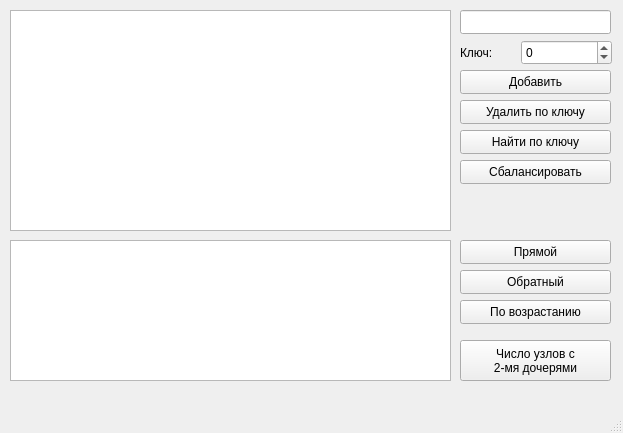
<?xml version="1.0" encoding="UTF-8"?>
<ui version="4.0">
 <class>MainWindow</class>
 <widget class="QMainWindow" name="MainWindow">
  <property name="geometry">
   <rect>
    <x>0</x>
    <y>0</y>
    <width>623</width>
    <height>433</height>
   </rect>
  </property>
  <property name="windowTitle">
   <string>MainWindow</string>
  </property>
  <widget class="QWidget" name="centralwidget">
   <widget class="QTreeView" name="treeView">
    <property name="geometry">
     <rect>
      <x>10</x>
      <y>10</y>
      <width>441</width>
      <height>221</height>
     </rect>
    </property>
   </widget>
   <widget class="QLineEdit" name="lineEdit">
    <property name="geometry">
     <rect>
      <x>460</x>
      <y>10</y>
      <width>151</width>
      <height>24</height>
     </rect>
    </property>
   </widget>
   <widget class="QSpinBox" name="spinBox">
    <property name="geometry">
     <rect>
      <x>521</x>
      <y>40</y>
      <width>91</width>
      <height>25</height>
     </rect>
    </property>
    <property name="minimum">
     <number>-999999999</number>
    </property>
    <property name="maximum">
     <number>999999999</number>
    </property>
   </widget>
   <widget class="QPushButton" name="pushButton_add">
    <property name="geometry">
     <rect>
      <x>460</x>
      <y>70</y>
      <width>151</width>
      <height>24</height>
     </rect>
    </property>
    <property name="text">
     <string>Добавить</string>
    </property>
   </widget>
   <widget class="QPushButton" name="pushButton_del">
    <property name="geometry">
     <rect>
      <x>460</x>
      <y>100</y>
      <width>151</width>
      <height>24</height>
     </rect>
    </property>
    <property name="text">
     <string>Удалить по ключу</string>
    </property>
   </widget>
   <widget class="QPushButton" name="pushButton_find">
    <property name="geometry">
     <rect>
      <x>460</x>
      <y>130</y>
      <width>151</width>
      <height>24</height>
     </rect>
    </property>
    <property name="text">
     <string>Найти по ключу</string>
    </property>
   </widget>
   <widget class="QPushButton" name="pushButton_InOrder">
    <property name="geometry">
     <rect>
      <x>460</x>
      <y>240</y>
      <width>151</width>
      <height>24</height>
     </rect>
    </property>
    <property name="text">
     <string>Прямой</string>
    </property>
   </widget>
   <widget class="QPushButton" name="pushButton_PreOrder">
    <property name="geometry">
     <rect>
      <x>460</x>
      <y>270</y>
      <width>151</width>
      <height>24</height>
     </rect>
    </property>
    <property name="text">
     <string>Обратный</string>
    </property>
   </widget>
   <widget class="QPushButton" name="pushButton_PostOrder">
    <property name="geometry">
     <rect>
      <x>460</x>
      <y>300</y>
      <width>151</width>
      <height>24</height>
     </rect>
    </property>
    <property name="text">
     <string>По возрастанию</string>
    </property>
   </widget>
   <widget class="QTextEdit" name="textEdit_ans">
    <property name="geometry">
     <rect>
      <x>10</x>
      <y>240</y>
      <width>441</width>
      <height>141</height>
     </rect>
    </property>
    <property name="readOnly">
     <bool>false</bool>
    </property>
   </widget>
   <widget class="QPushButton" name="pushButton_task">
    <property name="geometry">
     <rect>
      <x>460</x>
      <y>340</y>
      <width>151</width>
      <height>41</height>
     </rect>
    </property>
    <property name="text">
     <string>Число узлов с 
2-мя дочерями</string>
    </property>
   </widget>
   <widget class="QPushButton" name="pushButton_balanse">
    <property name="geometry">
     <rect>
      <x>460</x>
      <y>160</y>
      <width>151</width>
      <height>24</height>
     </rect>
    </property>
    <property name="text">
     <string>Сбалансировать</string>
    </property>
   </widget>
   <widget class="QLabel" name="label">
    <property name="geometry">
     <rect>
      <x>460</x>
      <y>42</y>
      <width>51</width>
      <height>21</height>
     </rect>
    </property>
    <property name="text">
     <string>Ключ:</string>
    </property>
   </widget>
  </widget>
  <widget class="QMenuBar" name="menubar">
   <property name="geometry">
    <rect>
     <x>0</x>
     <y>0</y>
     <width>623</width>
     <height>22</height>
    </rect>
   </property>
  </widget>
  <widget class="QStatusBar" name="statusbar"/>
 </widget>
 <resources/>
 <connections/>
</ui>
